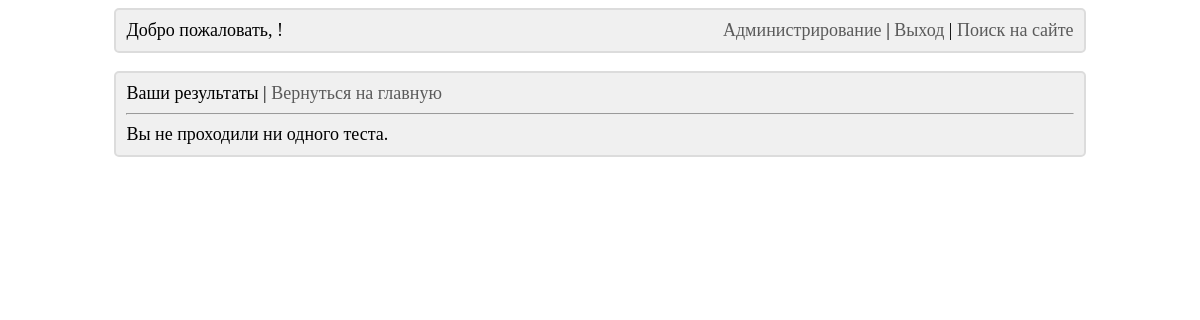
Before: /main/user_statistic/ (signed in) with the older database file.
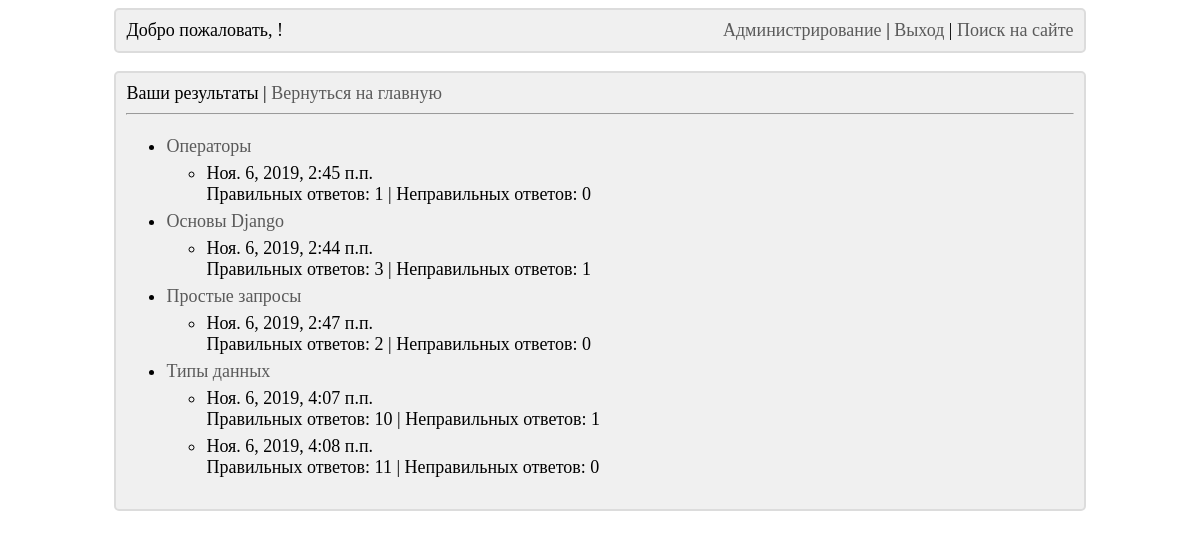
After: the same page with the newer database file.
### main/models.py (models this page shows)
class Test(models.Model):
    title = models.CharField(max_length=200, unique=True, null=False, blank=False, verbose_name='Название теста')
    test_group = models.ForeignKey(TestGroup, on_delete=models.CASCADE, null=False, blank=False,
                                   verbose_name='Группа тестов')
    def __str__(self):
        return self.title
    class Meta:
        verbose_name = 'Тест'
        verbose_name_plural = 'Тесты'
        ordering = ['title']

class TestResult(models.Model):
    user = models.ForeignKey(User, on_delete=models.CASCADE, null=False, blank=False, verbose_name='Пользователь')
    test = models.ForeignKey(Test, on_delete=models.CASCADE, null=False, blank=False, verbose_name='Тест')
    date_test = models.DateTimeField(auto_now_add=True, verbose_name='Дата прохождения теста')
    correct_count = models.IntegerField(null=False, blank=False, verbose_name='Количество правильных ответов')
    incorrect_count = models.IntegerField(null=False, blank=False, verbose_name='Количество неправильных ответов')

### main/views.py (the view)
# urls.py: path('user_statistic/', statistic_page, name='statistic_page'),
@login_required(login_url=reverse_lazy('main:login'))
def statistic_page(request):
    passed_tests = []
    for test in Test.objects.all().order_by('title'):
        results = TestResult.objects.filter(test=test, user=request.user).order_by('date_test')
        if not results.exists():
            continue
        passed_tests.append({'test': test, 'result_test': []})
        for result in results:
            passed_tests[-1]['result_test'].append(result)
    context = {'passed_tests': passed_tests}
    return render(request, 'main/user_satistic.html', context)

### main/templates/main/user_satistic.html
{% extends 'layout/basic.html' %}
{% block content %}
    <div class="basic_block">
        Ваши результаты |
        <a href="{% url 'main:index' %}">Вернуться на главную</a>
        <hr>
        {% if passed_tests %}
            <ul>
                {% for passed_test in passed_tests %}
                    <li>
                        <a href="{% url 'main:test_page' test_group_id=passed_test.test.test_group.pk test_id=passed_test.test.pk %}">
                            {{ passed_test.test }}
                        </a>
                    </li>
                    <ul>
                        {% for result in passed_test.result_test %}
                            <li>
                                {{ result.date_test }}<br>
                                Правильных ответов: {{ result.correct_count }} |
                                Неправильных ответов: {{ result.incorrect_count }}<br>
                            </li>
                        {% endfor %}
                    </ul>
                {% endfor %}
            </ul>
        {% else %}
            Вы не проходили ни одного теста.
        {% endif %}
    </div>
{% endblock %}

Changed rows visible on the page:
now on this page (row unchanged): Test: test "Операторы"
added TestResult: date_test "Ноя. 6, 2019, 2:45 п.п.", correct_count "1", incorrect_count "0", shown under "Операторы"
now on this page (row unchanged): Test: test "Основы Django"
added TestResult: date_test "Ноя. 6, 2019, 2:44 п.п.", correct_count "3", incorrect_count "1", shown under "Основы Django"
now on this page (row unchanged): Test: test "Простые запросы"
added TestResult: date_test "Ноя. 6, 2019, 2:47 п.п.", correct_count "2", incorrect_count "0", shown under "Простые запросы"
now on this page (row unchanged): Test: test "Типы данных"
added TestResult: date_test "Ноя. 6, 2019, 4:07 п.п.", correct_count "10", incorrect_count "1", shown under "Типы данных"
added TestResult: date_test "Ноя. 6, 2019, 4:08 п.п.", correct_count "11", incorrect_count "0", shown under "Типы данных"
Other visible differences:
text no longer shown: "Вы не проходили ни одного теста."
